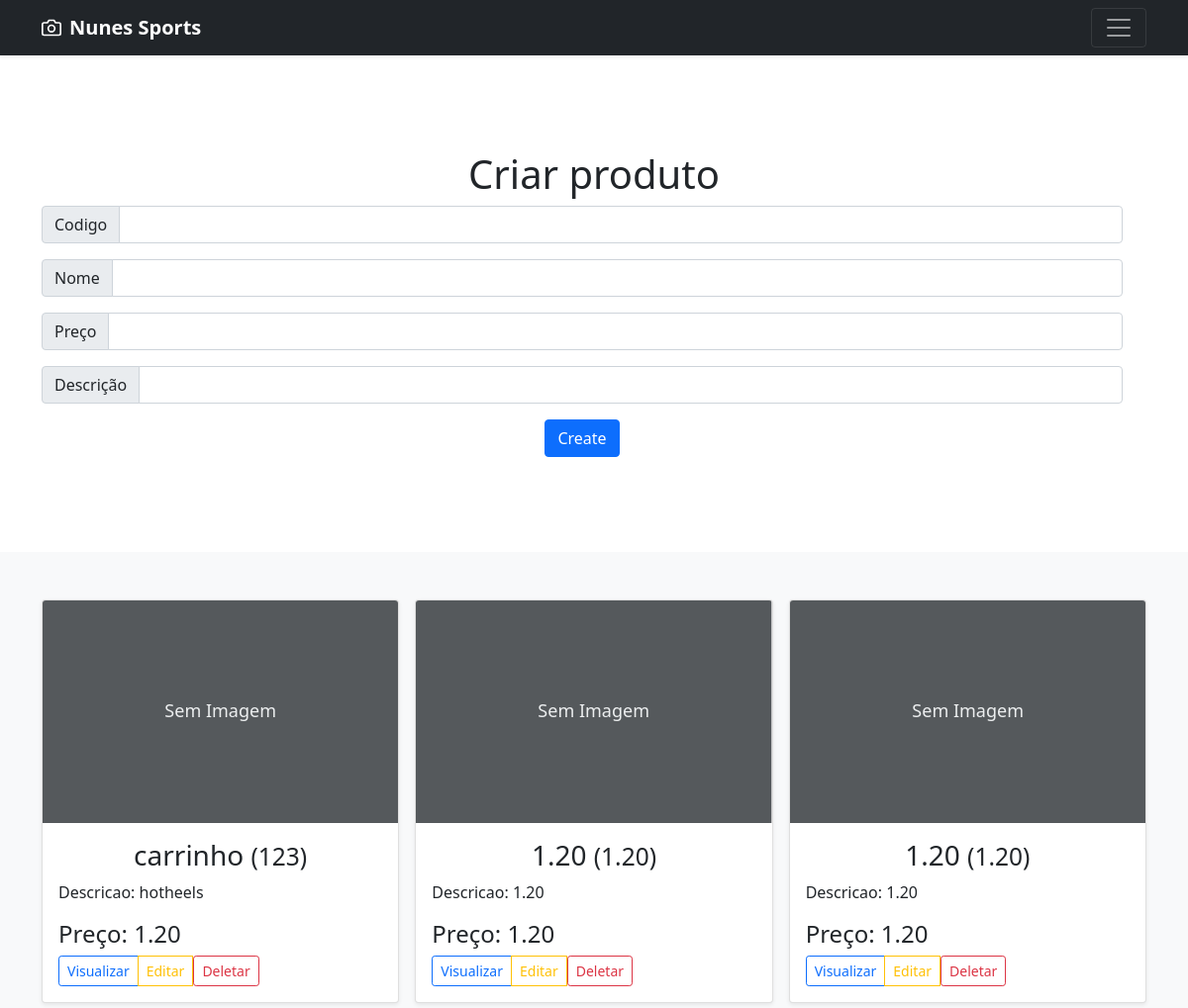
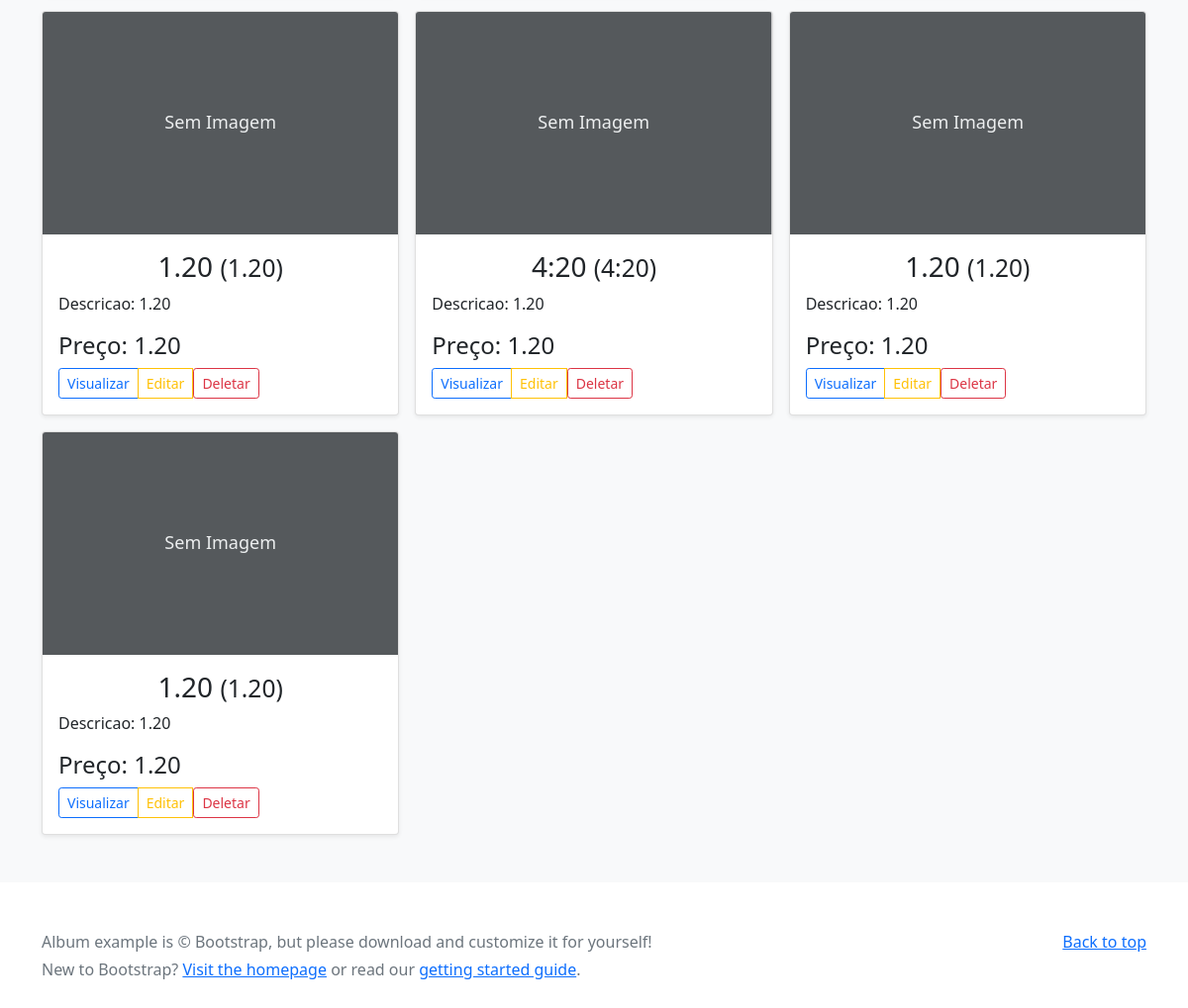
The page / on the database its author committed (2 pictures, top to bottom).
### web/models.py (models this page shows)
class Produto(models.Model):
    nome = models.CharField(max_length=200)
    codigo = models.CharField(max_length=200)
    descricao = models.TextField()
    preco = models.CharField(max_length=200)
    imagem=models.ImageField(upload_to="web/static/images/",null=True,blank=True,)

### web/views.py (the view, shortened to what this page needs)
# urls.py: path('', views.indexView.as_view())
class indexView(View):
    def get(self,request):
        produtos = models.Produto.objects.all()
        return render(request, "index.html", context={"produtos":produtos})

### web/templates/index.html (shortened to what this page needs)
{% load static %}
<!DOCTYPE html>
<html lang="en">
  <head>
    <link href="{% static 'css/bootstrap.min.css' %}" rel="stylesheet" />
  </head>
  <body>
    <header>
      <div class="navbar navbar-dark bg-dark shadow-sm">
        <div class="container">
          <a href="#" class="navbar-brand d-flex align-items-center">
            <strong>Nunes Sports</strong>
          </a>
          <button class="navbar-toggler" type="button" data-bs-toggle="collapse" data-bs-target="#navbarHeader" aria-controls="navbarHeader" aria-expanded="false" aria-label="Toggle navigation"><span class="navbar-toggler-icon"></span></button>
        </div>
      </div>
    </header>
    <main>
      <section class="py-5 text-center container">
        <div class="row py-lg-5">
          <h1 class="fw-light">Criar produto</h1>
          <div class="row">
            <form action="" method="post">
              <div class="input-group mb-3">
                <span class="input-group-text" id="inputGroup-sizing-default">Codigo</span>
                <input type="text" name="codigo" class="form-control" aria-label="Sizing example input" aria-describedby="inputGroup-sizing-default" required />
              </div>
              <div class="input-group mb-3">
                <span class="input-group-text" id="inputGroup-sizing-default">Nome</span>
                <input type="text" name="nome" class="form-control" aria-label="Sizing example input" aria-describedby="inputGroup-sizing-default" required />
              </div>
              <div class="input-group mb-3">
                <span class="input-group-text" id="inputGroup-sizing-default">Preço</span>
                <input type="text" name="preco" class="form-control" aria-label="Sizing example input" aria-describedby="inputGroup-sizing-default" required />
              </div>
              <div class="input-group mb-3">
                <span class="input-group-text" id="inputGroup-sizing-default">Descrição</span>
                <input type="text" name="descricao" class="form-control" aria-label="Sizing example input" aria-describedby="inputGroup-sizing-default" required />
              </div>
              <button class="btn btn-primary" type="submit">Create</button>
            </form>
          </div>
        </div>
      </section>
      <div class="album py-5 bg-light">
        <div class="container">
          <div class="row row-cols-1 row-cols-sm-2 row-cols-md-3 g-3">
            {% if produtos %}
              {% for p in produtos %}
                <div class="col">
                  <div class="card shadow-sm">
                    {% if p.imagem %}
                      <img src="{{ p.imagem.url }}" alt="" width="100%" height="225" />
                    {% else %}
                      <svg class="bd-placeholder-img card-img-top" width="100%" height="225" xmlns="http://www.w3.org/2000/svg" role="img" aria-label="Placeholder: Thumbnail" preserveAspectRatio="xMidYMid slice" focusable="false">
                        <text x="50%" y="50%" fill="#eceeef" dy=".3em">Sem Imagem</text>
                      </svg>
                    {% endif %}
                    <div class="card-body">
                      <h3 class="text-center">{{ p.nome }} <small>({{p.codigo}})</small></h3>
                      <p class="card-text">Descricao: {{ p.descricao }}</p>
                      <h4>Preço: {{ p.preco }}</h4>
                      <div class="d-flex justify-content-between align-items-center">
                        <div class="btn-group">
                          <button type="button" class="btn btn-sm btn-outline-primary" data-bs-toggle="modal" data-bs-target="#modal_visu_{{ p.id }}">Visualizar</button>
                          <button type="button" class="btn btn-sm btn-outline-warning" data-bs-toggle="modal" data-bs-target="#modal_{{ p.id }}">Editar</button>
                          <form action="" method="post">
                            <button type="submit" class="btn btn-sm btn-outline-danger">Deletar</button>
                          </form>
                        </div>
                      </div>
                    </div>
                  </div>
                </div>
              {% endfor %}
            {% else %}
              <h1>Não há produtos</h1>
            {% endif %}
          </div>
        </div>
      </div>
    </main>
    <footer class="text-muted py-5">
      <div class="container">
        <p class="float-end mb-1">
          <a href="#">Back to top</a>
        </p>
        <p class="mb-1">Album example is © Bootstrap, but please download and customize it for yourself!</p>
        <p class="mb-0">
          New to Bootstrap? <a href="https://getbootstrap.com/">Visit the homepage</a> or read our <a href="https://getbootstrap.com/docs/5.0/getting-started/introduction/">getting started guide</a>.
        </p>
      </div>
    </footer>
  </body>
</html>

### web/templates/index.html (style rules this page uses)
.bd-placeholder-img { font-size: 1.125rem; text-anchor: middle; -webkit-user-select: none; -moz-user-select: none; user-select: none; }

### rows shown on the page
Produto: imagem "Sem Imagem", nome "carrinho", codigo "123", descricao "hotheels", preco "1.20"
Produto: imagem "Sem Imagem", nome "1.20", codigo "1.20", descricao "1.20", preco "1.20"
Produto: imagem "Sem Imagem", nome "1.20", codigo "1.20", descricao "1.20", preco "1.20"
Produto: imagem "Sem Imagem", nome "1.20", codigo "1.20", descricao "1.20", preco "1.20"
Produto: imagem "Sem Imagem", nome "4:20", codigo "4:20", descricao "1.20", preco "1.20"
Produto: imagem "Sem Imagem", nome "1.20", codigo "1.20", descricao "1.20", preco "1.20"
Produto: imagem "Sem Imagem", nome "1.20", codigo "1.20", descricao "1.20", preco "1.20"
